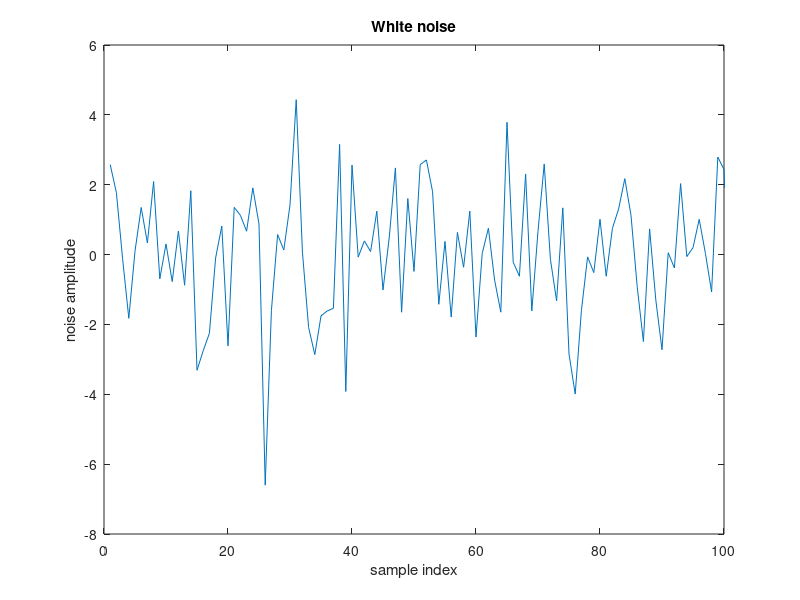

The MATLAB source for this figure: (Note: this script raises an error after producing the figure.)
%%
N = 10000; % Number of generated samples
noise_var = 3; % Desired noise variance
noise = sqrt(noise_var)*randn(1,N); % Noise signal generation
figure
plot(noise)
xlabel('sample index')
ylabel('noise amplitude')
title('White noise')
xlim([0 100]) %define the x-axis limits
figure
histogram(noise,40)
xlabel('noise amplitude')
ylabel('histogram count')
title('White noise histogram') 
%%
N_filter = 60; %even number
h = firpm(N_filter,[0 0.1 0.2 1],[1 1 0 0]); 
N_freq = length(noise);
freq_vec_filter = -1:2/N_freq:(1-2/N_freq);
%frequency vector values normalized between -1 and 1
figure,plot(freq_vec_filter,10*log10(fftshift(abs(fft(h,N_freq)))))
xlabel('Normalized frequency (F_s/2=1)')
ylabel('Amplitude')
title('Amplitude response of the filter') 

figure
stem(-N_filter/2:N_filter/2,h)
title('Impulse response of the filter')
xlabel('Normalized Frequency')
ylabel('Amplitude Responce')

% Filter the noise signal:
filtered_noise = filter(h,1,noise); 
filtered_noise = filtered_noise(N_filter/2+1:end); %remove the delay
figure
plot(noise(1:N_filter))
hold on
plot(filtered_noise(1:N_filter),'r')
legend('White noise','Colored noise')
xlabel('sample index')
ylabel('noise amplitude')
title('White noise and filtered (colored) noise')

%%
[corr_fun, lags] = xcorr(noise);
% we normalize the max-value to 1 and use stem-function in order to emphasize
% the impulse-like nature of the outcome
figure,stem(lags,corr_fun/max(corr_fun))
xlabel('\tau')
% \tau gives the Greek tau-letter (\ works generally for the Greek alphabet)
ylabel('R(\tau)')
title('Autocorrelation of white noise')
xlim([-30 30]) 

[corr_fun, lags] = xcorr(noise);
figure,plot(lags,corr_fun/max(corr_fun)) 
noise_abs_spec = 20*log10(abs(fft(noise(1:length(filtered_noise))))); 
filtered_noise_abs_spec = 20*log10(abs(fft(filtered_noise)));
%Define the frequency vector values (normalized between -1 and 1):
freq_vec = -1:2/length(noise_abs_spec):1-2/length(noise_abs_spec);
figure
plot(freq_vec,fftshift(noise_abs_spec))
hold on
plot(freq_vec,fftshift(filtered_noise_abs_spec),'r')
hold off
xlabel('Normalized frequency (F_s/2=1)')
ylabel('power [dB]')
title('Noise spectra')
legend('White noise','Filtered (coloured) noise') 
%%
N_samples = 2000; %Number of samples for each realization
N_ensemble = 100; %Number of signal realizations (i.e., the size of ensemble)
%Step probability and step size:
p = 0.5; % P(Wi=s) = p, P(Wi=-s) = 1-p
s = 1; %step length
n = 1:N_samples; % vector of samples indices
% Generating matrix of randomly generated steps:
W = rand(N_ensemble,N_samples);
% (i.e. uniformly distributed random values between 0 and 1)
indices_with_positive_s = W<p; % find out steps going "up"
W(indices_with_positive_s) = s; % Define steps for going "up"
W(~indices_with_positive_s) = -s; % Define steps for going "down"
% The overall "random walk" is achieved by taking the cumulative sum over the
% steps:
X = cumsum(W,2);
% (Notice that now each row describes one random walk realization, so the sum
% is taken over the 2nd dimension)
figure
for ind = 1:5
 subplot(5,1,ind)
 plot(n,X(ind,:))
 xlabel('n')
 ylabel('X(n)')
 grid on
 title(['Realization #' num2str(ind)])
 %num2str converts a numerical value into a character value
end
% Here is a handy way to get a full screen figure
% (otherwise the figure might be to unclear):
%%
set(gcf,'units','normalized','outerposition',[0 0 1 1])
mean_theory = n*s*(2*p-1); % Theoretical mean
var_theory = n*(2*s)^2*p*(1-p); % Theoretical variance
mean_observed = mean(X); % Empirical mean (i.e., what we observe)
var_observed = var(X); % Empirical variance (i.e., what we observe)
figure
plot(n,var_observed,'b','LineWidth',3)
hold on
plot(n,var_theory,'r:','LineWidth',2)
hold off
legend('observed variance ','theoretical variance ')
ylim([-2 2]) % set the axis limits in y-direction only
xlabel('n')
ylabel('variance ')
title('variance  over the sample index')
%
% and the same for the variance…